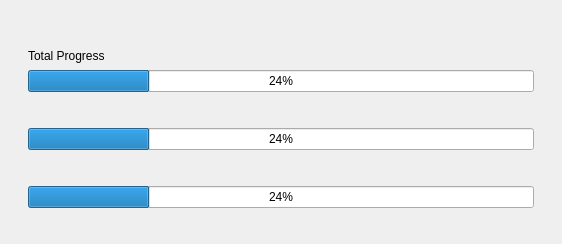
<?xml version="1.0" encoding="UTF-8"?>
<ui version="4.0">
 <class>dialogMetaProgress</class>
 <widget class="QDialog" name="dialogMetaProgress">
  <property name="windowModality">
   <enum>Qt::ApplicationModal</enum>
  </property>
  <property name="geometry">
   <rect>
    <x>0</x>
    <y>0</y>
    <width>562</width>
    <height>244</height>
   </rect>
  </property>
  <property name="windowTitle">
   <string>System-Packages</string>
  </property>
  <property name="windowIcon">
   <iconset>
    <normaloff>:/system.png</normaloff>:/system.png</iconset>
  </property>
  <layout class="QGridLayout" name="gridLayout_2">
   <item row="0" column="0">
    <layout class="QHBoxLayout" name="horizontalLayout">
     <item>
      <spacer name="horizontalSpacer">
       <property name="orientation">
        <enum>Qt::Horizontal</enum>
       </property>
       <property name="sizeType">
        <enum>QSizePolicy::Fixed</enum>
       </property>
       <property name="sizeHint" stdset="0">
        <size>
         <width>40</width>
         <height>20</height>
        </size>
       </property>
      </spacer>
     </item>
     <item>
      <widget class="QLabel" name="labelDescription">
       <property name="font">
        <font>
         <weight>75</weight>
         <bold>true</bold>
        </font>
       </property>
       <property name="text">
        <string/>
       </property>
       <property name="alignment">
        <set>Qt::AlignCenter</set>
       </property>
      </widget>
     </item>
     <item>
      <spacer name="horizontalSpacer_2">
       <property name="orientation">
        <enum>Qt::Horizontal</enum>
       </property>
       <property name="sizeType">
        <enum>QSizePolicy::Fixed</enum>
       </property>
       <property name="sizeHint" stdset="0">
        <size>
         <width>40</width>
         <height>20</height>
        </size>
       </property>
      </spacer>
     </item>
    </layout>
   </item>
   <item row="1" column="0">
    <spacer name="verticalSpacer_2">
     <property name="orientation">
      <enum>Qt::Vertical</enum>
     </property>
     <property name="sizeType">
      <enum>QSizePolicy::Fixed</enum>
     </property>
     <property name="sizeHint" stdset="0">
      <size>
       <width>20</width>
       <height>10</height>
      </size>
     </property>
    </spacer>
   </item>
   <item row="2" column="0">
    <layout class="QGridLayout" name="gridLayout">
     <item row="0" column="0" rowspan="6">
      <spacer name="horizontalSpacer_3">
       <property name="orientation">
        <enum>Qt::Horizontal</enum>
       </property>
       <property name="sizeType">
        <enum>QSizePolicy::Fixed</enum>
       </property>
       <property name="sizeHint" stdset="0">
        <size>
         <width>17</width>
         <height>148</height>
        </size>
       </property>
      </spacer>
     </item>
     <item row="0" column="1">
      <widget class="QLabel" name="labelTotal">
       <property name="text">
        <string>Total Progress</string>
       </property>
      </widget>
     </item>
     <item row="1" column="1">
      <widget class="QProgressBar" name="progressTotal">
       <property name="value">
        <number>24</number>
       </property>
      </widget>
     </item>
     <item row="1" column="2" rowspan="5">
      <spacer name="horizontalSpacer_4">
       <property name="orientation">
        <enum>Qt::Horizontal</enum>
       </property>
       <property name="sizeType">
        <enum>QSizePolicy::Fixed</enum>
       </property>
       <property name="sizeHint" stdset="0">
        <size>
         <width>17</width>
         <height>138</height>
        </size>
       </property>
      </spacer>
     </item>
     <item row="2" column="1">
      <widget class="QLabel" name="labelSub">
       <property name="text">
        <string/>
       </property>
      </widget>
     </item>
     <item row="3" column="1">
      <widget class="QProgressBar" name="progressSub">
       <property name="value">
        <number>24</number>
       </property>
      </widget>
     </item>
     <item row="4" column="1">
      <widget class="QLabel" name="labelDownload">
       <property name="text">
        <string/>
       </property>
      </widget>
     </item>
     <item row="5" column="1">
      <widget class="QProgressBar" name="progressDownload">
       <property name="value">
        <number>24</number>
       </property>
      </widget>
     </item>
    </layout>
   </item>
   <item row="3" column="0">
    <spacer name="verticalSpacer_3">
     <property name="orientation">
      <enum>Qt::Vertical</enum>
     </property>
     <property name="sizeHint" stdset="0">
      <size>
       <width>20</width>
       <height>40</height>
      </size>
     </property>
    </spacer>
   </item>
  </layout>
 </widget>
 <resources>
  <include location="libpcbsd.qrc"/>
 </resources>
 <connections/>
</ui>
